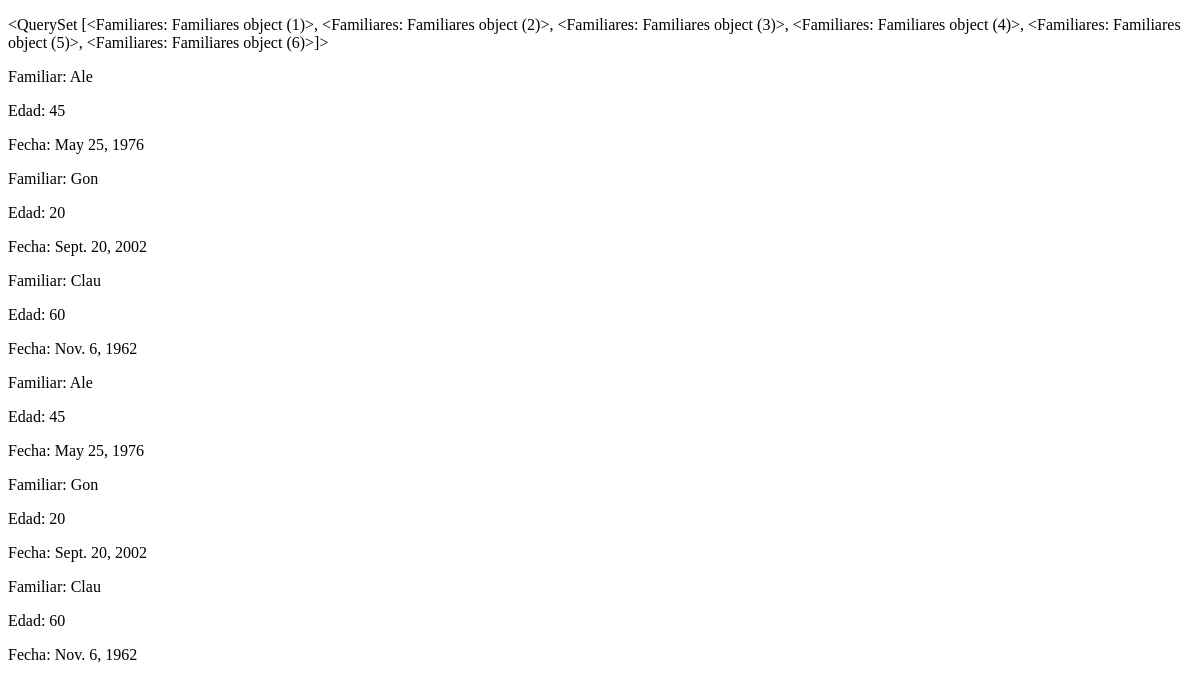
The app's page /usuarios/familia/, older data.
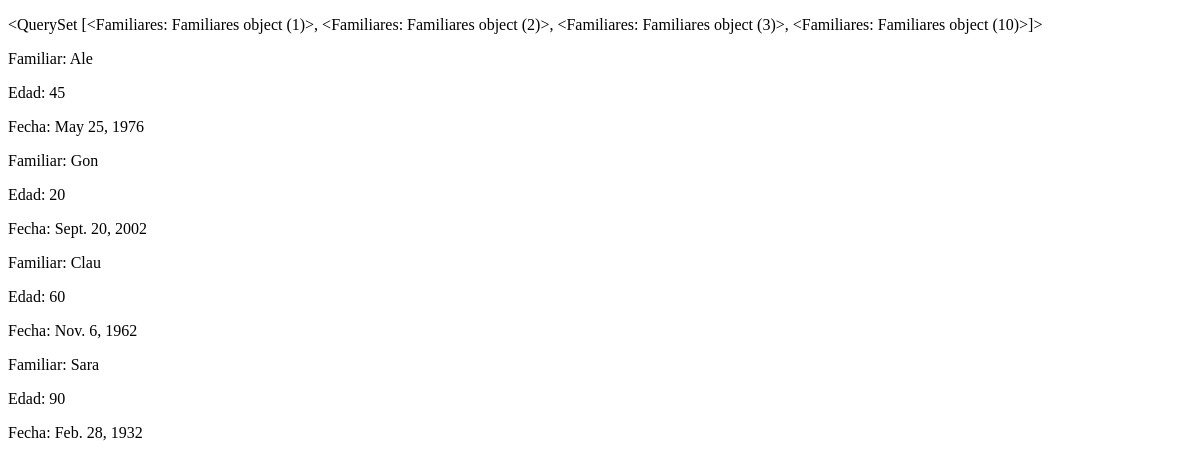
The same page, newer data.
### usuarios/models.py (models this page shows)
class Familiares(models.Model):
    nombre= models.CharField(max_length=40)
    edad=models.IntegerField()
    fecha=models.DateField()

### usuarios/views.py (the view)
# urls.py: path('familia/', views.lista_familiares),
def lista_familiares(request):
    familiares= Familiares.objects.all()
    datos= {'datos':familiares}
    return render(request, 'lista_familiares.html', datos)

### usuarios/templates/lista_familiares.html (shortened to what this page needs)
<!DOCTYPE html>
<html lang="en">
<head>
</head>
<body>
    <p> {{datos}} </p>
    {% for familiares in datos %}
        <p> Familiar: {{familiares.nombre}} </p>
        <p> Edad: {{familiares.edad}} </p>
        <p> Fecha: {{familiares.fecha}} </p>
    {% endfor %}
</body>
</html>

Row changes from the older to the newer data that the page shows:
removed Familiares: nombre "Ale", edad "45", fecha "May 25, 1976"
removed Familiares: nombre "Gon", edad "20", fecha "Sept. 20, 2002"
removed Familiares: nombre "Clau", edad "60", fecha "Nov. 6, 1962"
computed for Familiares "Ale": id "…(3)>, <Familiares: Familiares object (4)>, <Familiares: Familiares object (5)>, <Familiares: Familiares object (6)>]>" → "<QuerySet [<Familiares: Familiares object (1)>, <Familiares: Familiares object (2)>, <Familiares: Familiares object (3)>, <Familiares: Familiares object (10)>]>"
added Familiares: nombre "Sara", edad "90", fecha "Feb. 28, 1932"
